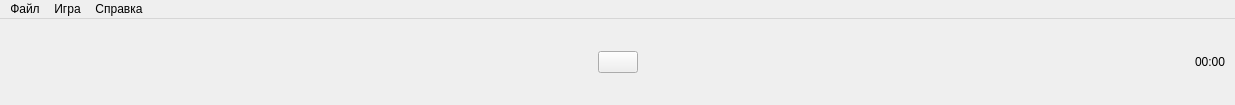
<?xml version="1.0" encoding="UTF-8"?>
<ui version="4.0">
 <class>MainWindow</class>
 <widget class="QMainWindow" name="MainWindow">
  <property name="geometry">
   <rect>
    <x>0</x>
    <y>0</y>
    <width>1235</width>
    <height>105</height>
   </rect>
  </property>
  <property name="windowTitle">
   <string notr="true">Сапёр</string>
  </property>
  <widget class="QWidget" name="centralwidget">
   <layout class="QGridLayout" name="gridLayout_2">
    <item row="0" column="0">
     <layout class="QVBoxLayout" name="verticalLayout">
      <item>
       <layout class="QGridLayout" name="gridLayout">
        <item row="0" column="0">
         <layout class="QHBoxLayout" name="horizontalLayout_3">
          <item>
           <widget class="QLabel" name="lcdMineCount">
            <property name="text">
             <string/>
            </property>
           </widget>
          </item>
          <item>
           <spacer name="horizontalSpacer_4">
            <property name="orientation">
             <enum>Qt::Orientation::Horizontal</enum>
            </property>
            <property name="sizeHint" stdset="0">
             <size>
              <width>40</width>
              <height>20</height>
             </size>
            </property>
           </spacer>
          </item>
         </layout>
        </item>
        <item row="0" column="1">
         <layout class="QHBoxLayout" name="horizontalLayout">
          <item>
           <widget class="QPushButton" name="controlButton">
            <property name="text">
             <string/>
            </property>
            <property name="iconSize">
             <size>
              <width>48</width>
              <height>48</height>
             </size>
            </property>
           </widget>
          </item>
         </layout>
        </item>
        <item row="0" column="2">
         <layout class="QHBoxLayout" name="horizontalLayout_2">
          <item>
           <spacer name="horizontalSpacer_3">
            <property name="orientation">
             <enum>Qt::Orientation::Horizontal</enum>
            </property>
            <property name="sizeHint" stdset="0">
             <size>
              <width>40</width>
              <height>20</height>
             </size>
            </property>
           </spacer>
          </item>
          <item>
           <widget class="QLabel" name="lcdTimer">
            <property name="text">
             <string>00:00</string>
            </property>
           </widget>
          </item>
         </layout>
        </item>
       </layout>
      </item>
      <item>
       <layout class="QGridLayout" name="buttonGrid">
        <property name="spacing">
         <number>0</number>
        </property>
       </layout>
      </item>
     </layout>
    </item>
   </layout>
  </widget>
  <widget class="QMenuBar" name="menubar">
   <property name="geometry">
    <rect>
     <x>0</x>
     <y>0</y>
     <width>1235</width>
     <height>30</height>
    </rect>
   </property>
   <widget class="QMenu" name="menuFile">
    <property name="title">
     <string notr="true">Файл</string>
    </property>
    <addaction name="actionExit"/>
   </widget>
   <widget class="QMenu" name="menuGame">
    <property name="title">
     <string notr="true">Игра</string>
    </property>
    <widget class="QMenu" name="customGameMenu">
     <property name="title">
      <string notr="true">Пользовательская</string>
     </property>
     <addaction name="actionNewCustomGame"/>
    </widget>
    <addaction name="actionBigGame"/>
    <addaction name="actionMediumGame"/>
    <addaction name="actionSmallGame"/>
    <addaction name="separator"/>
    <addaction name="customGameMenu"/>
    <addaction name="separator"/>
    <addaction name="actionResults"/>
   </widget>
   <widget class="QMenu" name="menuHelp">
    <property name="title">
     <string notr="true">Справка</string>
    </property>
    <addaction name="actionAbout"/>
   </widget>
   <addaction name="menuFile"/>
   <addaction name="menuGame"/>
   <addaction name="menuHelp"/>
  </widget>
  <action name="actionExit">
   <property name="text">
    <string notr="true">Выход</string>
   </property>
  </action>
  <action name="actionAbout">
   <property name="text">
    <string notr="true">О программе...</string>
   </property>
  </action>
  <action name="actionBigGame">
   <property name="text">
    <string notr="true">big</string>
   </property>
  </action>
  <action name="actionMediumGame">
   <property name="text">
    <string notr="true">medium</string>
   </property>
  </action>
  <action name="actionSmallGame">
   <property name="text">
    <string notr="true">small</string>
   </property>
  </action>
  <action name="actionResults">
   <property name="text">
    <string notr="true">Результаты</string>
   </property>
  </action>
  <action name="actionNewCustomGame">
   <property name="text">
    <string notr="true">Новая...</string>
   </property>
  </action>
 </widget>
 <resources/>
 <connections/>
</ui>
